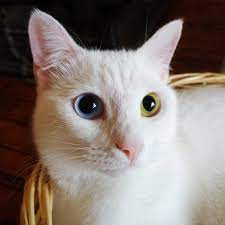
#> input picture Photos/cat1.jpg, 225 x 225 px
$ python basic.py
#> lines starting #> are read from the running program, lines starting #| are printed output that depends on the picture; after the words box and inside, x2 and y2 are one past the last pixel; in counts of white or black regions, pixels touching at a corner belong together
import cv2 as cv

# Original image
img = cv.imread('./Photos/cat1.jpg')
#> img is the input picture: shape (225, 225, 3); mean B, G, R 115.4, 121.4, 133.3
#cv.imshow('cat', img)

# Converting image to grayscale
gray = cv.cvtColor(img, cv.COLOR_BGR2GRAY)
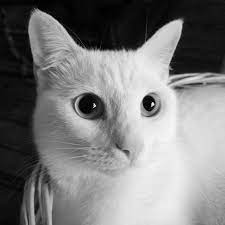
#> gray: shape (225, 225); min 0, max 251, mean 124.3
#cv.imshow('gray', gray)

# Blurring image
blur = cv.GaussianBlur(img, (17,17), 0)
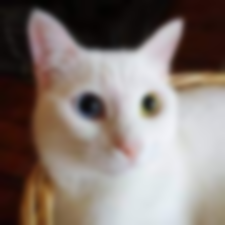
#> blur: shape (225, 225, 3); mean B, G, R 115.4, 121.4, 133.3
#cv.imshow('blur', blur)

# Edge cascade
canny = cv.Canny(img, 100, 200)
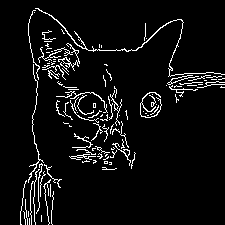
#> canny: shape (225, 225); 5.9% white in thin lines or dots, all inside (x1, y1, x2, y2) = (20, 8, 225, 225)
#cv.imshow('canny', canny)

# Dilating the image
dilated = cv.dilate(canny, (3,3), iterations=1)
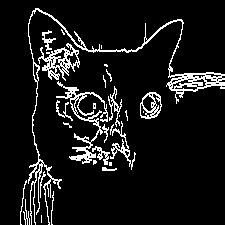
#> dilated: shape (225, 225); 9.3% white in thin lines or dots, all inside (x1, y1, x2, y2) = (20, 8, 225, 225)
#cv.imshow('dilated', dilated)

# Eroding the image
eroded = cv.erode(dilated, (3,3), iterations=1)
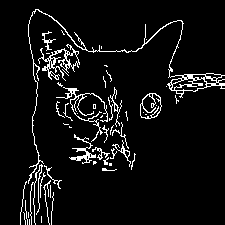
#> eroded: shape (225, 225); 6.5% white in thin lines or dots, all inside (x1, y1, x2, y2) = (20, 9, 225, 225)
#cv.imshow('eroded', eroded)

# Resize the image
resized = cv.resize(img, (img.shape[1]//2, img.shape[0]//2), interpolation =cv.INTER_CUBIC)
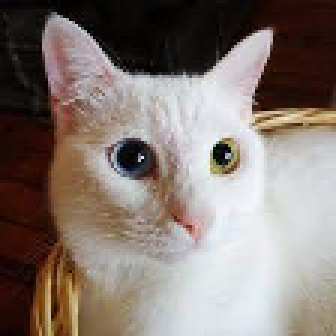
#> resized: shape (112, 112, 3) (shown 3 times larger); mean B, G, R 115.4, 121.4, 133.3
#cv.imshow('resized', resized)

# Cropping the image
cropped = img[0:img.shape[0]//2, 0:img.shape[1]//2]
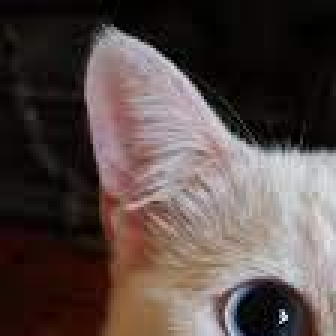
#> cropped: shape (112, 112, 3) (shown 3 times larger); mean B, G, R 70.6, 73.5, 86.4
#cv.imshow('cropped', cropped)

cv.waitKey(0)

$ run again, with Photos/cat2.jpg copied over Photos/cat1.jpg
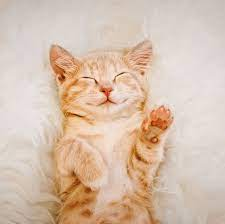
#> input picture Photos/cat2.jpg, 225 x 224 px
#> img is the input picture: shape (224, 225, 3); mean B, G, R 173.8, 192.1, 215.5
#> `canny = cv.Canny(img, 100, 200)`:
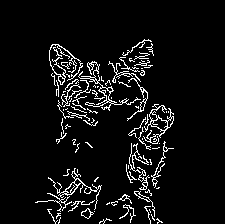
#> canny: shape (224, 225); 6.4% white in thin lines or dots, all inside (x1, y1, x2, y2) = (35, 39, 174, 224)
#> eroded: shape (224, 225); 7.1% white in thin lines or dots, all inside (x1, y1, x2, y2) = (35, 40, 174, 224)
#> `cropped = img[0:img.shape[0]//2, 0:img.shape[1]//2]`:
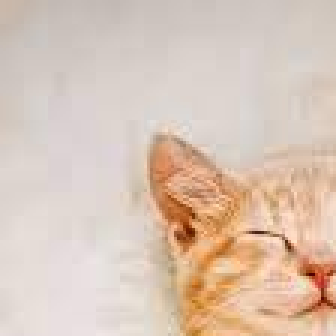
#> cropped: shape (112, 112, 3) (shown 3 times larger); mean B, G, R 182.7, 197.5, 218.2

$ run again, with Photos/cat3.jpg copied over Photos/cat1.jpg
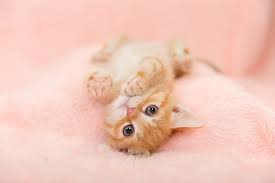
#> input picture Photos/cat3.jpg, 275 x 183 px
#> img is the input picture: shape (183, 275, 3); mean B, G, R 185.4, 199.3, 240.7
#> `canny = cv.Canny(img, 100, 200)`:
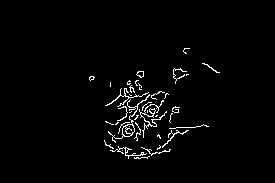
#> canny: shape (183, 275); 2.2% white in thin lines or dots, all inside (x1, y1, x2, y2) = (89, 48, 220, 159)
#> dilated: shape (183, 275); 3.6% white in thin lines or dots, all inside (x1, y1, x2, y2) = (89, 48, 220, 160)
#> eroded: shape (183, 275); 2.4% white in thin lines or dots, all inside (x1, y1, x2, y2) = (89, 49, 220, 160)
#> `cropped = img[0:img.shape[0]//2, 0:img.shape[1]//2]`:
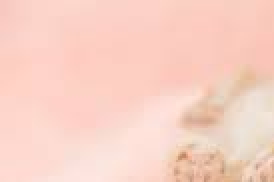
#> cropped: shape (91, 137, 3) (shown 2 times larger); mean B, G, R 196.9, 209.3, 248.3

$ run again, with Photos/dog1.jpg copied over Photos/cat1.jpg
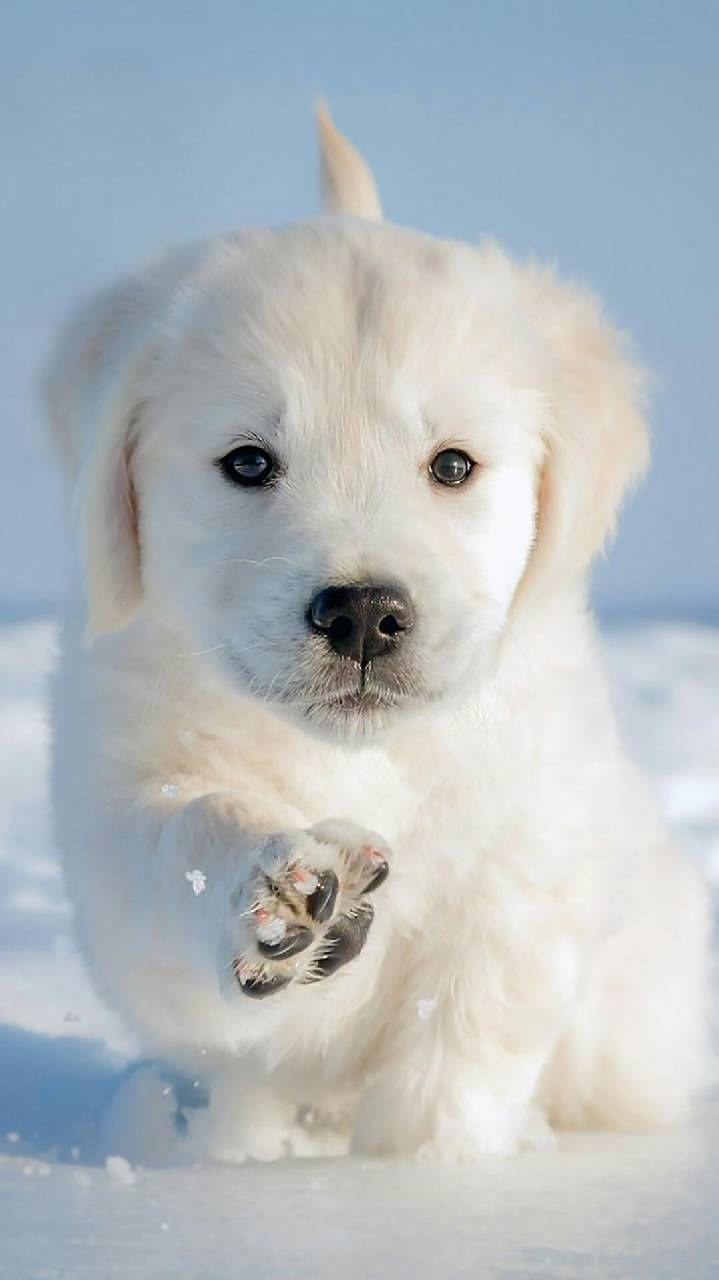
#> input picture Photos/dog1.jpg, 719 x 1280 px
#> img is the input picture: shape (1280, 719, 3); mean B, G, R 191.1, 186.5, 178.7
#> canny: shape (1280, 719); 0.97% white in thin lines or dots, all inside (x1, y1, x2, y2) = (131, 412, 549, 1087)
#> dilated: shape (1280, 719); 1.6% white in thin lines or dots, all inside (x1, y1, x2, y2) = (131, 412, 549, 1088)
#> eroded: shape (1280, 719); 1.1% white in thin lines or dots, all inside (x1, y1, x2, y2) = (131, 413, 549, 1088)
#> `cropped = img[0:img.shape[0]//2, 0:img.shape[1]//2]`:
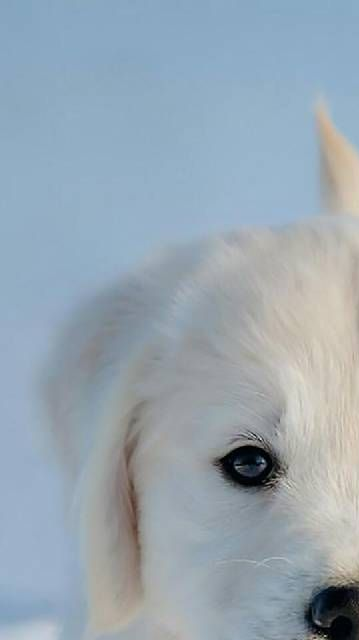
#> cropped: shape (640, 359, 3); mean B, G, R 177.9, 166.5, 151.8
